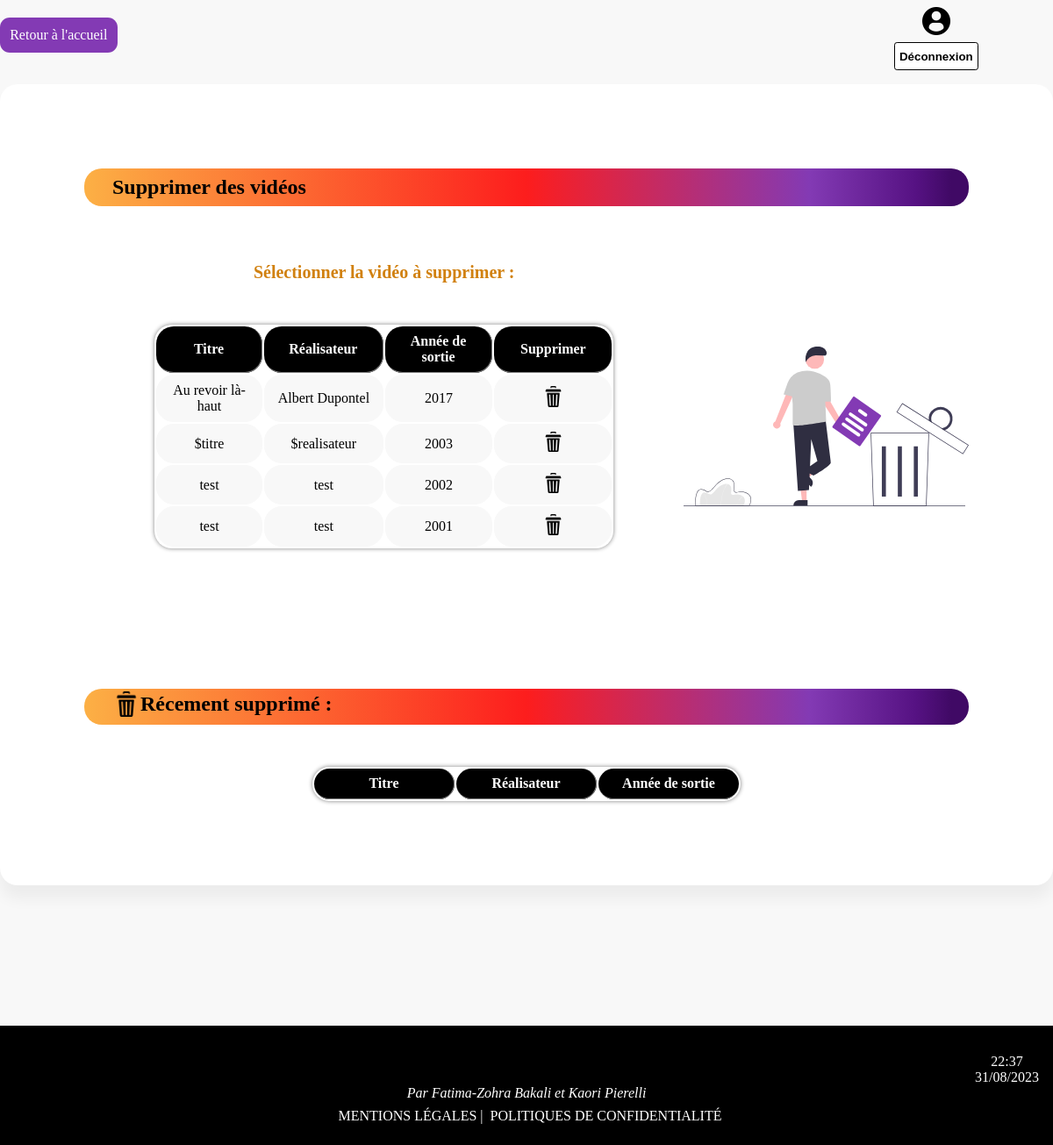
/Website/admin-supp.php, run on the app's committed database.
### tables this page shows
CREATE TABLE `video` (
  `id` int(11) NOT NULL,
  `titre` varchar(255) NOT NULL,
  `realisateur` varchar(255) NOT NULL,
  `annee_sortie` year(4) NOT NULL,
  `existe` int(11) NOT NULL
);

### Website/admin-supp.php (the view, shortened to what this page needs)
<?php
	$cnx->connection = require("connexion.php");
?>
<!DOCTYPE html>
<html lang="fr">
<head>
	<link rel="stylesheet" type="text/css" href="assets/css/styles.css"/>
</head>
<body>
	<header>
	<a class="retour" href="admin-index.php">Retour à l'accueil</a>
		<div class="bloc-header">
			<img class="img-profil" src="assets/images(2)/profil.png"  alt="profil" title="Profil Administrateur"/>
			<form method="post" action="deconnexion.php">
			 	<button id="deconnexion" type="submit">Déconnexion</button>
			</form>
		</div>
	</header>
<main>
	<section class="main-container">
		<h2> Supprimer des vidéos</h2>
		<div class="flex-container row">
			<div class="visiteurs-container">
				<?php
				$sql1="SELECT * from video WHERE`existe`=1";
				$requete=mysqli_query($cnx,$sql1);
				$sqlAllVideo=mysqli_fetch_all($requete);
				$counter1=0;
				?>
			<p class="suppression-video">Sélectionner la vidéo à supprimer :</p>
			<form method="post">
				<table class="tab-visiteurs">
					<thead class="thead" >
						<tr >
							<th>Titre</th>
							<th>Réalisateur</th>
							<th>Année de sortie</th>
							<th>Supprimer</th>
						</tr>
					</thead>
					<tbody>
						<?php
							foreach($sqlAllVideo as $keys => $values){ ?>
								<tr>
									<?php
									echo '<td>
											'.$values[1].'
											</td>
											<td>
											'.$values[2].'
											</td>
											<td>
											'.$values[3].'
											</td>';
									?>
									<td><a onclick="return(confirm('Etes-vous sûr de vouloir supprimer?'));"
										href="admin-supp.php?delete=<?php echo $sqlAllVideo[$counter1][0]; $counter1++;?>">
										<img src="assets/images/delete.png" alt="delete_icon" class="table_icones"></a>
									</td>
							</tr>
						<?php } ?>
					</tbody>
				</table>
			</form>
		</div>
		<div class="blocs-images">
			<img  src="assets/images(2)/supp-media.svg" alt="" title=""/>
		</div>
	</div>
	<h2 class="trash-title"> <img class="img-trash" src="assets/images(2)/delete.png"  alt="profil" title="Profil Administrateur"/> Récement supprimé :  </h2>
	<div class="visiteurs-container">
		<table class="tab-visiteurs">
			<thead class="thead" >
				<tr >
					<th>Titre</th>
					<th>Réalisateur</th>
					<th>Année de sortie</th>
				</tr>
			</thead>
		</table>
	</div>
</section>
</main>
<footer>
		<?php
				$date = date("d/m/Y");
				$heure = date("H:i");
				echo "<p style='color:#fff; display:flex; justify-content:flex-end; text-align:center; margin-right:1rem; padding-top: 2rem'>
							$heure <br> $date
					</p>";
		?>
	<div>
	<p class="para1">Par Fatima-Zohra Bakali et Kaori Pierelli</p>
	<div class="footer-text">
		<a class="para2" href="#"> mentions légales | </a>
		<a class="para2" href="#"> politiques de confidentialité</a>
	</div>
	</div>
</footer>
</body>
</html>

### Website/connexion.php (shortened to what this page needs)
<!DOCTYPE html>
<html>
	<head>
	</head>
	<body>
	</body>
</html>

### Website/assets/css/styles.css (style rules this page uses)
*, *:after, *:before { margin: 0; padding: 0; box-sizing: border-box; }
body { font-family:calibri, sans serif; background-color: #f8f8f8; }
header { margin: 0 auto; max-width:75rem; display:flex; justify-content:space-between; align-items: center; }
main { max-width:75rem; margin: 0 auto; }
h2 { background: rgb(252,176,69); background: linear-gradient(90deg, rgba(252,176,69,1) 0%, rgba(253,29,29,1) 50%, rgba(131,58,180,1) 82%, rgba(86,18,131,1) 94%, rgba(64,9,101,1) 98%); margin-top:5rem; margin-left:5rem; margin-right:5rem; padding-left:1rem; padding: 0.5rem 2rem; color: #000; border-radius: 20px; }
img { width:100%; height:100%; }
.blocs-images { flex-basis:40%; }
.row { margin:2rem 5rem 5rem 5rem; }
.flex-container { display:flex; margin:2rem 5rem 5rem 5rem; }
.main-container { border:none; margin-bottom:5rem; background-color: #fff; width:75rem; padding:1rem; margin:1rem auto; box-shadow: 0px 15px 16.83px 0.17px rgba(0, 0, 0, 0.05); -moz-box-shadow: 0px 15px 16.83px 0.17px rgba(0, 0, 0, 0.05); -webkit-box-shadow: 0px 15px 16.83px 0.17px rgba(0, 0, 0, 0.05); -o-box-shadow: 0px 15px 16.83px 0.17px rgba(0, 0, 0, 0.05); -ms-box-shadow: 0px 15px 16.83px 0.17px rgba(0, 0, 0, 0.05); border-radius: 20px; -moz-border-radius: 20px; -webkit-border-radius: 20px; -o-border-radius: 20px; -ms-border-radius: 20px; }
.bloc-header { width:60rem; margin:0 auto; display:flex; align-items:end; flex-direction:column; }
#deconnexion { width:6rem; height:2rem; margin-right:2rem; border-radius:.2rem; border:1px solid #000; background-color:#fff; font-weight:bold; }
.img-profil { width:2rem; height:2rem; margin:.5rem 4rem .5rem 0; }
th { width:10rem; color:#fff; border-bottom: 1px solid gray; }
th:not(:last-child) { border-right: 1px solid gray; border-bottom: 1px solid gray; }
footer { background-color:#000; margin-top: 10rem; padding-bottom: 1rem; }
.para1 { color:#fff; font-style:italic; text-align:center; }
.footer-text { display:flex; justify-content:center; padding:.5rem; }
.para2 { text-transform: uppercase; padding-left:.5rem; color:#fff; text-decoration:none; }
.trash-title { background: rgb(252,176,69); background: linear-gradient(90deg, rgba(252,176,69,1) 0%, rgba(253,29,29,1) 50%, rgba(131,58,180,1) 82%, rgba(86,18,131,1) 94%, rgba(64,9,101,1) 98%); margin-top:5rem; margin-right:5rem; padding-top:.1rem; padding-bottom:.5rem; display:flex; align-items:center; }
.img-trash { width:2rem; height:2rem; padding:.1rem; }
.visiteurs-container { margin:2rem 5rem 5rem 5rem; }
.tab-visiteurs { margin:0 auto; box-shadow: 0px 0px 5px #808080; margin-top: 3rem; border-radius: 20px; }
.thead { background-color:#000; border-radius: 20px; }
th { padding: 0.5rem; border-radius: 20px; }
tbody { text-align:center; border:1px solid rgba(0, 0, 0, 0.404); }
td { border-radius: 20px; border:1px solid #f8f8f8; background-color: #f8f8f8; padding: 0.5rem; }
.table_icones { width: 20%; height: auto; }
.retour { color: #fff; text-decoration: none; background-color:#833ab4; padding:.7rem; border:none; border-radius:.7rem; }
.suppression-video { text-align: center; font-size: 20px; color:#d18110; font-weight: 600; }

### data on the page
video: titre "Au revoir là-haut", realisateur "Albert Dupontel", annee_sortie "2017"
video: titre "$titre", realisateur "$realisateur", annee_sortie "2003"
video: titre "test", realisateur "test", annee_sortie "2002"
video: titre "test", realisateur "test", annee_sortie "2001"
